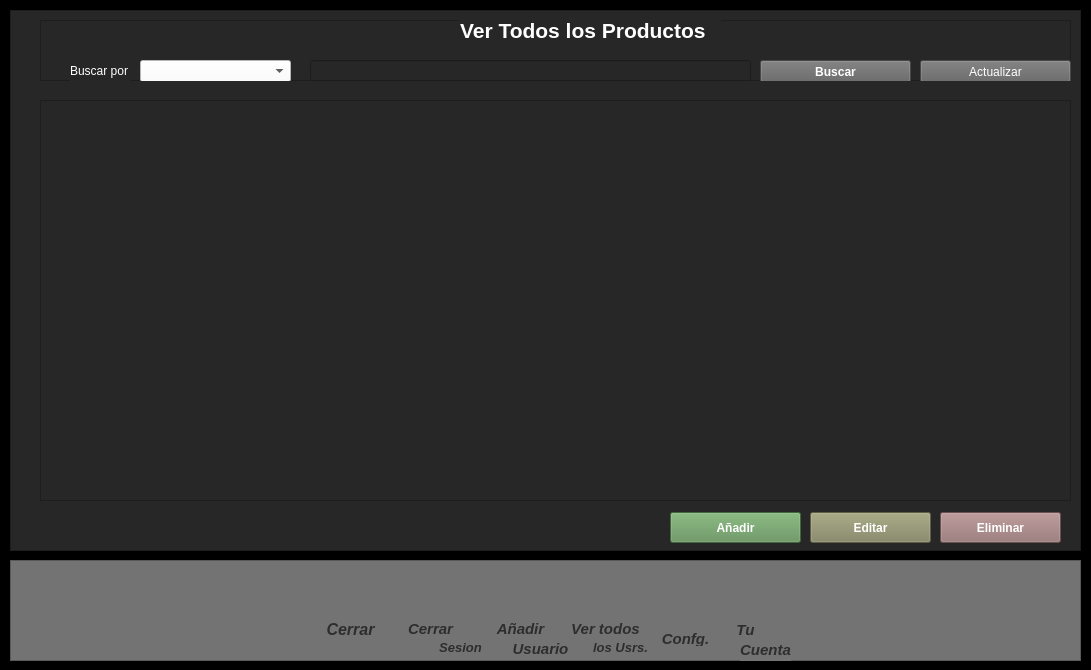
<?xml version="1.0" encoding="UTF-8"?>
<ui version="4.0">
 <class>Ver_productos</class>
 <widget class="QWidget" name="Ver_productos">
  <property name="geometry">
   <rect>
    <x>0</x>
    <y>0</y>
    <width>1091</width>
    <height>670</height>
   </rect>
  </property>
  <property name="windowTitle">
   <string>Tienda Main</string>
  </property>
  <property name="styleSheet">
   <string notr="true">background-color: rgb(0, 0, 0);
</string>
  </property>
  <widget class="QFrame" name="frame">
   <property name="geometry">
    <rect>
     <x>10</x>
     <y>10</y>
     <width>1071</width>
     <height>541</height>
    </rect>
   </property>
   <property name="styleSheet">
    <string notr="true">background-color: rgb(39, 39, 39);</string>
   </property>
   <property name="frameShape">
    <enum>QFrame::StyledPanel</enum>
   </property>
   <property name="frameShadow">
    <enum>QFrame::Raised</enum>
   </property>
   <widget class="QFrame" name="frame_3">
    <property name="geometry">
     <rect>
      <x>30</x>
      <y>10</y>
      <width>1031</width>
      <height>61</height>
     </rect>
    </property>
    <property name="frameShape">
     <enum>QFrame::StyledPanel</enum>
    </property>
    <property name="frameShadow">
     <enum>QFrame::Raised</enum>
    </property>
    <widget class="QLabel" name="label_2">
     <property name="geometry">
      <rect>
       <x>30</x>
       <y>40</y>
       <width>61</width>
       <height>21</height>
      </rect>
     </property>
     <property name="styleSheet">
      <string notr="true">color: rgb(255, 255, 255);</string>
     </property>
     <property name="text">
      <string>Buscar por : </string>
     </property>
    </widget>
    <widget class="QComboBox" name="filtro">
     <property name="geometry">
      <rect>
       <x>100</x>
       <y>40</y>
       <width>151</width>
       <height>22</height>
      </rect>
     </property>
     <property name="styleSheet">
      <string notr="true">background-color: rgb(255, 255, 255);</string>
     </property>
    </widget>
    <widget class="QLineEdit" name="Busqueda">
     <property name="geometry">
      <rect>
       <x>270</x>
       <y>40</y>
       <width>441</width>
       <height>21</height>
      </rect>
     </property>
     <property name="styleSheet">
      <string notr="true">color: rgb(255, 255, 255);</string>
     </property>
    </widget>
    <widget class="QPushButton" name="buscar_producto">
     <property name="geometry">
      <rect>
       <x>720</x>
       <y>40</y>
       <width>151</width>
       <height>23</height>
      </rect>
     </property>
     <property name="font">
      <font>
       <weight>75</weight>
       <bold>true</bold>
      </font>
     </property>
     <property name="styleSheet">
      <string notr="true">background-color: rgb(99, 99, 99);
color: rgb(255, 255, 255);</string>
     </property>
     <property name="text">
      <string>Buscar</string>
     </property>
     <property name="icon">
      <iconset>
       <normaloff>../assets/icons/new/art_pint/documento (1).png</normaloff>../assets/icons/new/art_pint/documento (1).png</iconset>
     </property>
    </widget>
    <widget class="QPushButton" name="actualizar_producto">
     <property name="geometry">
      <rect>
       <x>880</x>
       <y>40</y>
       <width>151</width>
       <height>23</height>
      </rect>
     </property>
     <property name="styleSheet">
      <string notr="true">background-color: rgb(99, 99, 99);
color: rgb(255, 255, 255);</string>
     </property>
     <property name="text">
      <string>Actualizar</string>
     </property>
     <property name="icon">
      <iconset>
       <normaloff>../assets/icons/new/art_pint/reiniciar.png</normaloff>../assets/icons/new/art_pint/reiniciar.png</iconset>
     </property>
    </widget>
    <widget class="QLabel" name="label">
     <property name="geometry">
      <rect>
       <x>420</x>
       <y>0</y>
       <width>261</width>
       <height>20</height>
      </rect>
     </property>
     <property name="font">
      <font>
       <pointsize>16</pointsize>
       <weight>75</weight>
       <bold>true</bold>
      </font>
     </property>
     <property name="styleSheet">
      <string notr="true">color: rgb(255, 255, 255);</string>
     </property>
     <property name="text">
      <string>Ver Todos los Productos</string>
     </property>
    </widget>
   </widget>
   <widget class="QTableWidget" name="tabla">
    <property name="geometry">
     <rect>
      <x>30</x>
      <y>90</y>
      <width>1031</width>
      <height>401</height>
     </rect>
    </property>
    <property name="styleSheet">
     <string notr="true">color: rgb(255, 255, 255);</string>
    </property>
   </widget>
   <widget class="QPushButton" name="Anadir_producto">
    <property name="geometry">
     <rect>
      <x>660</x>
      <y>502</y>
      <width>131</width>
      <height>31</height>
     </rect>
    </property>
    <property name="font">
     <font>
      <weight>75</weight>
      <bold>true</bold>
     </font>
    </property>
    <property name="styleSheet">
     <string notr="true">background-color: rgb(94, 144, 86);
color: rgb(255, 255, 255);</string>
    </property>
    <property name="text">
     <string>Añadir</string>
    </property>
    <property name="icon">
     <iconset>
      <normaloff>../assets/icons/new/art_pint/abrir-caja.png</normaloff>../assets/icons/new/art_pint/abrir-caja.png</iconset>
    </property>
    <property name="iconSize">
     <size>
      <width>25</width>
      <height>25</height>
     </size>
    </property>
   </widget>
   <widget class="QPushButton" name="Editar_producto">
    <property name="geometry">
     <rect>
      <x>800</x>
      <y>502</y>
      <width>121</width>
      <height>31</height>
     </rect>
    </property>
    <property name="font">
     <font>
      <weight>75</weight>
      <bold>true</bold>
     </font>
    </property>
    <property name="styleSheet">
     <string notr="true">background-color: rgb(130, 132, 95);
color: rgb(255, 255, 255);</string>
    </property>
    <property name="text">
     <string>Editar</string>
    </property>
    <property name="icon">
     <iconset>
      <normaloff>../assets/icons/new/art_pint/caracteristicas.png</normaloff>../assets/icons/new/art_pint/caracteristicas.png</iconset>
    </property>
    <property name="iconSize">
     <size>
      <width>25</width>
      <height>25</height>
     </size>
    </property>
   </widget>
   <widget class="QPushButton" name="Eliminar_producto">
    <property name="geometry">
     <rect>
      <x>930</x>
      <y>502</y>
      <width>121</width>
      <height>31</height>
     </rect>
    </property>
    <property name="font">
     <font>
      <weight>75</weight>
      <bold>true</bold>
     </font>
    </property>
    <property name="styleSheet">
     <string notr="true">background-color: rgb(148, 112, 112);
color: rgb(255, 255, 255);</string>
    </property>
    <property name="text">
     <string>Eliminar</string>
    </property>
    <property name="icon">
     <iconset>
      <normaloff>../assets/icons/new/art_pint/bloqueador.png</normaloff>../assets/icons/new/art_pint/bloqueador.png</iconset>
    </property>
    <property name="iconSize">
     <size>
      <width>25</width>
      <height>25</height>
     </size>
    </property>
   </widget>
  </widget>
  <widget class="QFrame" name="frame_2">
   <property name="geometry">
    <rect>
     <x>10</x>
     <y>560</y>
     <width>1071</width>
     <height>101</height>
    </rect>
   </property>
   <property name="styleSheet">
    <string notr="true">background-color: rgb(115, 115, 115);</string>
   </property>
   <property name="frameShape">
    <enum>QFrame::StyledPanel</enum>
   </property>
   <property name="frameShadow">
    <enum>QFrame::Raised</enum>
   </property>
   <widget class="QPushButton" name="Your_users">
    <property name="geometry">
     <rect>
      <x>730</x>
      <y>10</y>
      <width>51</width>
      <height>51</height>
     </rect>
    </property>
    <property name="cursor">
     <cursorShape>PointingHandCursor</cursorShape>
    </property>
    <property name="styleSheet">
     <string notr="true">QPushButton:hover
{
	border-style: solid;
   	background-color:#bbdefb;

}

QPushButton:pressed
{
	 	background-color:#0069c0;
}</string>
    </property>
    <property name="text">
     <string/>
    </property>
    <property name="icon">
     <iconset>
      <normaloff>../assets/icons/new/art_pint/usuario (2).png</normaloff>../assets/icons/new/art_pint/usuario (2).png</iconset>
    </property>
    <property name="iconSize">
     <size>
      <width>40</width>
      <height>40</height>
     </size>
    </property>
    <property name="flat">
     <bool>true</bool>
    </property>
   </widget>
   <widget class="QPushButton" name="More_users">
    <property name="geometry">
     <rect>
      <x>570</x>
      <y>10</y>
      <width>51</width>
      <height>51</height>
     </rect>
    </property>
    <property name="cursor">
     <cursorShape>PointingHandCursor</cursorShape>
    </property>
    <property name="styleSheet">
     <string notr="true">QPushButton:hover
{
	border-style: solid;
   	background-color:#bbdefb;

}

QPushButton:pressed
{
	 	background-color:#0069c0;
}</string>
    </property>
    <property name="text">
     <string/>
    </property>
    <property name="icon">
     <iconset>
      <normaloff>../assets/icons/new/art_pint/grupo.png</normaloff>../assets/icons/new/art_pint/grupo.png</iconset>
    </property>
    <property name="iconSize">
     <size>
      <width>40</width>
      <height>40</height>
     </size>
    </property>
    <property name="flat">
     <bool>true</bool>
    </property>
   </widget>
   <widget class="QPushButton" name="Close_Main">
    <property name="geometry">
     <rect>
      <x>320</x>
      <y>10</y>
      <width>51</width>
      <height>51</height>
     </rect>
    </property>
    <property name="cursor">
     <cursorShape>PointingHandCursor</cursorShape>
    </property>
    <property name="styleSheet">
     <string notr="true">QPushButton:hover
{
	border-style: solid;
   	background-color:#bbdefb;

}

QPushButton:pressed
{
	 	background-color:#0069c0;
}</string>
    </property>
    <property name="text">
     <string/>
    </property>
    <property name="icon">
     <iconset>
      <normaloff>../assets/icons/new/art_pint/eliminar.png</normaloff>../assets/icons/new/art_pint/eliminar.png</iconset>
    </property>
    <property name="iconSize">
     <size>
      <width>40</width>
      <height>40</height>
     </size>
    </property>
    <property name="flat">
     <bool>true</bool>
    </property>
   </widget>
   <widget class="QPushButton" name="New_Users">
    <property name="geometry">
     <rect>
      <x>490</x>
      <y>10</y>
      <width>51</width>
      <height>51</height>
     </rect>
    </property>
    <property name="cursor">
     <cursorShape>PointingHandCursor</cursorShape>
    </property>
    <property name="styleSheet">
     <string notr="true">QPushButton:hover
{
	border-style: solid;
   	background-color:#bbdefb;

}

QPushButton:pressed
{
	 	background-color:#0069c0;
}</string>
    </property>
    <property name="text">
     <string/>
    </property>
    <property name="icon">
     <iconset>
      <normaloff>../assets/icons/new/art_pint/usuario.png</normaloff>../assets/icons/new/art_pint/usuario.png</iconset>
    </property>
    <property name="iconSize">
     <size>
      <width>40</width>
      <height>40</height>
     </size>
    </property>
    <property name="flat">
     <bool>true</bool>
    </property>
   </widget>
   <widget class="QPushButton" name="Confg">
    <property name="geometry">
     <rect>
      <x>650</x>
      <y>10</y>
      <width>51</width>
      <height>51</height>
     </rect>
    </property>
    <property name="cursor">
     <cursorShape>PointingHandCursor</cursorShape>
    </property>
    <property name="styleSheet">
     <string notr="true">QPushButton:hover
{
	border-style: solid;
   	background-color:#bbdefb;

}

QPushButton:pressed
{
	 	background-color:#0069c0;
}</string>
    </property>
    <property name="text">
     <string/>
    </property>
    <property name="icon">
     <iconset>
      <normaloff>../assets/icons/new/art_pint/ajustes.png</normaloff>../assets/icons/new/art_pint/ajustes.png</iconset>
    </property>
    <property name="iconSize">
     <size>
      <width>40</width>
      <height>40</height>
     </size>
    </property>
    <property name="flat">
     <bool>true</bool>
    </property>
   </widget>
   <widget class="QPushButton" name="Close_Users">
    <property name="geometry">
     <rect>
      <x>400</x>
      <y>10</y>
      <width>51</width>
      <height>51</height>
     </rect>
    </property>
    <property name="cursor">
     <cursorShape>PointingHandCursor</cursorShape>
    </property>
    <property name="styleSheet">
     <string notr="true">QPushButton:hover
{
	border-style: solid;
   	background-color:#bbdefb;

}

QPushButton:pressed
{
	 	background-color:#0069c0;
}</string>
    </property>
    <property name="text">
     <string/>
    </property>
    <property name="icon">
     <iconset>
      <normaloff>../assets/icons/new/art_pint/abra-bloqueo.png</normaloff>../assets/icons/new/art_pint/abra-bloqueo.png</iconset>
    </property>
    <property name="iconSize">
     <size>
      <width>40</width>
      <height>40</height>
     </size>
    </property>
    <property name="flat">
     <bool>true</bool>
    </property>
   </widget>
   <widget class="QLabel" name="label_3">
    <property name="geometry">
     <rect>
      <x>310</x>
      <y>60</y>
      <width>61</width>
      <height>16</height>
     </rect>
    </property>
    <property name="text">
     <string>&lt;html&gt;&lt;head/&gt;&lt;body&gt;&lt;p align=&quot;center&quot;&gt;&lt;span style=&quot; font-size:12pt; font-weight:600; font-style:italic; color:#2d2d2d;&quot;&gt;Cerrar&lt;/span&gt;&lt;/p&gt;&lt;/body&gt;&lt;/html&gt;</string>
    </property>
   </widget>
   <widget class="QLabel" name="label_4">
    <property name="geometry">
     <rect>
      <x>390</x>
      <y>60</y>
      <width>61</width>
      <height>16</height>
     </rect>
    </property>
    <property name="text">
     <string>&lt;html&gt;&lt;head/&gt;&lt;body&gt;&lt;p align=&quot;center&quot;&gt;&lt;span style=&quot; font-size:11pt; font-weight:600; font-style:italic; color:#2d2d2d;&quot;&gt;Cerrar&lt;/span&gt;&lt;/p&gt;&lt;/body&gt;&lt;/html&gt;</string>
    </property>
   </widget>
   <widget class="QLabel" name="label_5">
    <property name="geometry">
     <rect>
      <x>420</x>
      <y>80</y>
      <width>61</width>
      <height>16</height>
     </rect>
    </property>
    <property name="text">
     <string>&lt;html&gt;&lt;head/&gt;&lt;body&gt;&lt;p align=&quot;center&quot;&gt;&lt;span style=&quot; font-size:10pt; font-weight:600; font-style:italic; color:#2d2d2d;&quot;&gt;Sesion&lt;/span&gt;&lt;/p&gt;&lt;/body&gt;&lt;/html&gt;</string>
    </property>
   </widget>
   <widget class="QLabel" name="label_6">
    <property name="geometry">
     <rect>
      <x>480</x>
      <y>60</y>
      <width>61</width>
      <height>16</height>
     </rect>
    </property>
    <property name="text">
     <string>&lt;html&gt;&lt;head/&gt;&lt;body&gt;&lt;p align=&quot;center&quot;&gt;&lt;span style=&quot; font-size:11pt; font-weight:600; font-style:italic; color:#2d2d2d;&quot;&gt;Añadir&lt;/span&gt;&lt;/p&gt;&lt;/body&gt;&lt;/html&gt;</string>
    </property>
   </widget>
   <widget class="QLabel" name="label_7">
    <property name="geometry">
     <rect>
      <x>500</x>
      <y>80</y>
      <width>61</width>
      <height>16</height>
     </rect>
    </property>
    <property name="text">
     <string>&lt;html&gt;&lt;head/&gt;&lt;body&gt;&lt;p align=&quot;center&quot;&gt;&lt;span style=&quot; font-size:11pt; font-weight:600; font-style:italic; color:#2d2d2d;&quot;&gt;Usuario&lt;/span&gt;&lt;/p&gt;&lt;/body&gt;&lt;/html&gt;</string>
    </property>
   </widget>
   <widget class="QLabel" name="label_8">
    <property name="geometry">
     <rect>
      <x>560</x>
      <y>60</y>
      <width>71</width>
      <height>16</height>
     </rect>
    </property>
    <property name="text">
     <string>&lt;html&gt;&lt;head/&gt;&lt;body&gt;&lt;p align=&quot;center&quot;&gt;&lt;span style=&quot; font-size:11pt; font-weight:600; font-style:italic; color:#2d2d2d;&quot;&gt;Ver todos&lt;/span&gt;&lt;/p&gt;&lt;/body&gt;&lt;/html&gt;</string>
    </property>
   </widget>
   <widget class="QLabel" name="label_9">
    <property name="geometry">
     <rect>
      <x>580</x>
      <y>80</y>
      <width>61</width>
      <height>16</height>
     </rect>
    </property>
    <property name="text">
     <string>&lt;html&gt;&lt;head/&gt;&lt;body&gt;&lt;p align=&quot;center&quot;&gt;&lt;span style=&quot; font-size:10pt; font-weight:600; font-style:italic; color:#2d2d2d;&quot;&gt;los Usrs.&lt;/span&gt;&lt;/p&gt;&lt;/body&gt;&lt;/html&gt;</string>
    </property>
   </widget>
   <widget class="QLabel" name="label_10">
    <property name="geometry">
     <rect>
      <x>650</x>
      <y>70</y>
      <width>51</width>
      <height>16</height>
     </rect>
    </property>
    <property name="text">
     <string>&lt;html&gt;&lt;head/&gt;&lt;body&gt;&lt;p align=&quot;center&quot;&gt;&lt;span style=&quot; font-size:11pt; font-weight:600; font-style:italic; color:#2d2d2d;&quot;&gt;Confg.&lt;/span&gt;&lt;/p&gt;&lt;/body&gt;&lt;/html&gt;</string>
    </property>
   </widget>
   <widget class="QLabel" name="label_11">
    <property name="geometry">
     <rect>
      <x>720</x>
      <y>60</y>
      <width>31</width>
      <height>21</height>
     </rect>
    </property>
    <property name="text">
     <string>&lt;html&gt;&lt;head/&gt;&lt;body&gt;&lt;p align=&quot;center&quot;&gt;&lt;span style=&quot; font-size:11pt; font-weight:600; font-style:italic; color:#2d2d2d;&quot;&gt;Tu&lt;/span&gt;&lt;/p&gt;&lt;/body&gt;&lt;/html&gt;</string>
    </property>
   </widget>
   <widget class="QLabel" name="label_12">
    <property name="geometry">
     <rect>
      <x>730</x>
      <y>80</y>
      <width>51</width>
      <height>21</height>
     </rect>
    </property>
    <property name="text">
     <string>&lt;html&gt;&lt;head/&gt;&lt;body&gt;&lt;p align=&quot;center&quot;&gt;&lt;span style=&quot; font-size:11pt; font-weight:600; font-style:italic; color:#2d2d2d;&quot;&gt;Cuenta&lt;/span&gt;&lt;/p&gt;&lt;/body&gt;&lt;/html&gt;</string>
    </property>
   </widget>
   <zorder>label_5</zorder>
   <zorder>Your_users</zorder>
   <zorder>More_users</zorder>
   <zorder>Close_Main</zorder>
   <zorder>New_Users</zorder>
   <zorder>Confg</zorder>
   <zorder>label_3</zorder>
   <zorder>label_4</zorder>
   <zorder>Close_Users</zorder>
   <zorder>label_6</zorder>
   <zorder>label_7</zorder>
   <zorder>label_8</zorder>
   <zorder>label_9</zorder>
   <zorder>label_10</zorder>
   <zorder>label_11</zorder>
   <zorder>label_12</zorder>
  </widget>
 </widget>
 <resources/>
 <connections/>
</ui>
